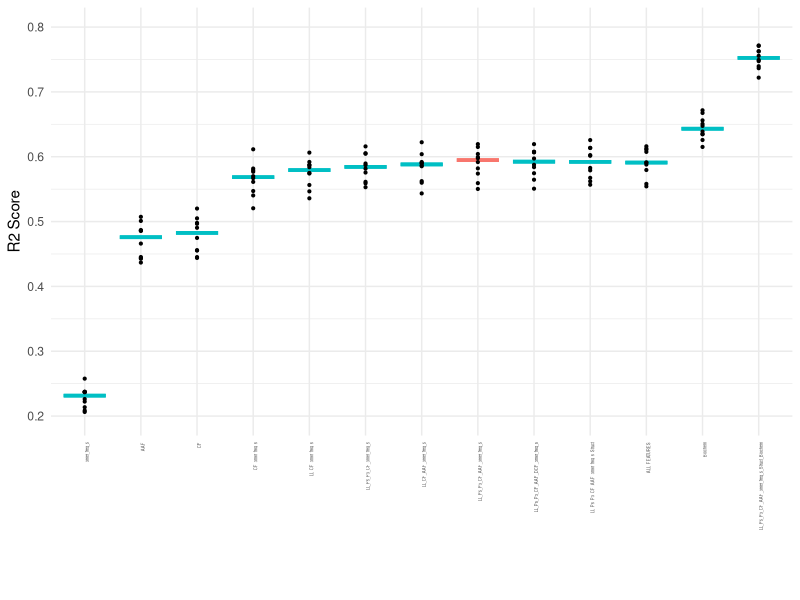

Recreate this plot in R.
library(ggplot2)
library(cowplot)
# library(patchwork)
# library(tidyr)
# library(dplyr)

data <- read.csv("./results/feature_set_comparison/summary.csv", header = TRUE, sep = ",")

data$model <- gsub("on_NA_lgbm-", "", data$model)


data$highlight <- ifelse(
  data$model == "ALL_FEATURES",
  "None",
  ifelse(
    data$model == "LL_P5_P3_CF_AAF_3mer_freq_5",
    "Best Seq Only",
    "None"
    # ifelse(
    #   # if model contains Biochem
    #   grepl("Biochem", data$model),
    #   "w/ Biochem",
    #   "None"
    # )
  )
)

features_included <- data.frame(model = unique(data$model))
# "Yes" if features_included$model contains LL 
features_included$LL <- ifelse(grepl("LL", features_included$model), "Yes", "No")
features_included$UTR_NT_PERCENT <- ifelse(grepl("P5_P3", features_included$model), "Yes", "No")
features_included$CODON_FREQ <- ifelse(grepl("CF", features_included$model), "Yes", "No")
features_included$AA_FREQ <- ifelse(grepl("AAF", features_included$model), "Yes", "No")
features_included$UTR5_3MER_FREQ <- ifelse(grepl("3mer_freq_5", features_included$model), "Yes", "No")
features_included$STRUCTURE <- ifelse(grepl("Struct", features_included$model), "Yes", "No")
features_included$BIOCHEM <- ifelse(grepl("Biochem", features_included$model), "Yes", "No")

features_included$OTHER <- "No"
# for every col except model col, make ALL_FEATURES "Yes"
for (col in colnames(features_included)) {
  if (col != "model") {
    features_included[features_included$model == "ALL_FEATURES", col] <- "Yes"
  }
}

# mean_with_se_0 <- function(x) {
#   m <- mean(x)
#   return(data.frame(y = m, ymin = m, ymax = m))
# }

median_with_se_0 <- function(x) {
  m <- median(x)
  return(data.frame(y = m, ymin = m, ymax = m))
}

# round down to nearest 0.1
min_r2 = floor(min(data$nan_r2) * 10) / 10
max_r2 = ceiling(max(data$nan_r2) * 10) / 10

p1 <- ggplot(data, aes(y = nan_r2, x = reorder(model, nan_r2, FUN = mean), fill = highlight)) +
  geom_errorbar(stat = "summary", fun.data = median_with_se_0, aes(color = highlight), width = 0.75, linewidth = 1.25) +
  geom_point(aes(y = nan_r2), color = "black", size = 0.75) +
  # scale_fill_manual(
  #   name = "Model",
  #   values = c("All" = "#0dff00", "Best Seq Only" = "#0091ff", "w/ Biochem" = "red")
  # ) +
  labs(y = "R2 Score", x = NULL, title = NULL) +
  theme_minimal() +
  theme(
    axis.text.x = element_text(size = 3, angle = 90, hjust = 1),
    # axis.text.x = element_text(angle = 90, hjust = 1),
    legend.position = "none",
  ) +
  coord_cartesian(ylim = c(min_r2, max_r2)) +
  scale_y_continuous(breaks = seq(min_r2, max_r2, by = 0.1))



legend <- get_legend(p1 + theme(legend.position = "bottom"))

p <- plot_grid(p1, legend, ncol = 1, rel_heights = c(1, 0.1))


# save data to csv
ggsave("./graphing/A/graph_feature_comparison.pdf", p, width = 5, height = 3.5, units = "in", bg = 'white')
# print(p)
